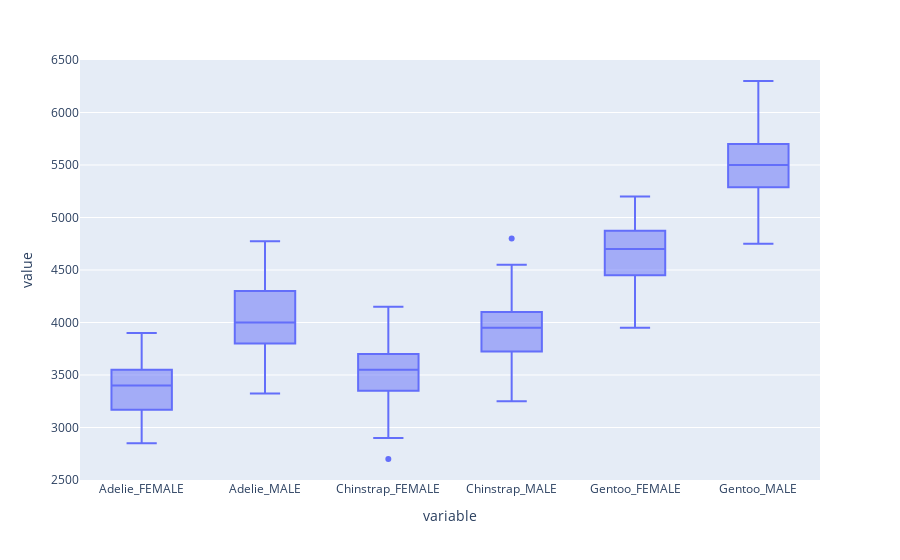

The code cell stored with this chart in its notebook:
### Markdown cell above
## Plotly Boxplots

### Code cell
# https://plotly.com/python/box-plots/ 

# # Works for only Jupyter Notebook (old method)
# from plotly.offline import iplot
# fig = px.box(df)
# iplot(fig)

# Works for only Jupyter Notebook (new method)
pxo.init_notebook_mode(connected=True)
fig = px.box(df)
fig.show()

### Figure 1 — Plotly figure (JSON) as saved in the notebook; plotly's stock layout.template omitted (floating-point values rounded to 4 significant figures; data arrays with more than 128 entries replaced by an {"elided": "..."} marker saying what was removed)
{"data": [{"alignmentgroup": "True", "hovertemplate": "variable=%{x}<br>value=%{y}<extra></extra>", "legendgroup": "", "marker": {"color": "#636efa"}, "name": "", "notched": false, "offsetgroup": "", "orientation": "v", "showlegend": false, "type": "box", "x": {"elided": "438 str values"}, "x0": " ", "xaxis": "x", "y": {"elided": "438 int values"}, "y0": " ", "yaxis": "y"}], "layout": {"autosize": true, "boxmode": "group", "legend": {"tracegroupgap": 0}, "margin": {"t": 60}, "xaxis": {"anchor": "y", "autorange": true, "domain": [0, 1], "range": [-0.5, 5.5], "title": {"text": "variable"}, "type": "category"}, "yaxis": {"anchor": "x", "autorange": true, "domain": [0, 1], "range": [2500, 6500], "title": {"text": "value"}, "type": "linear"}}}
